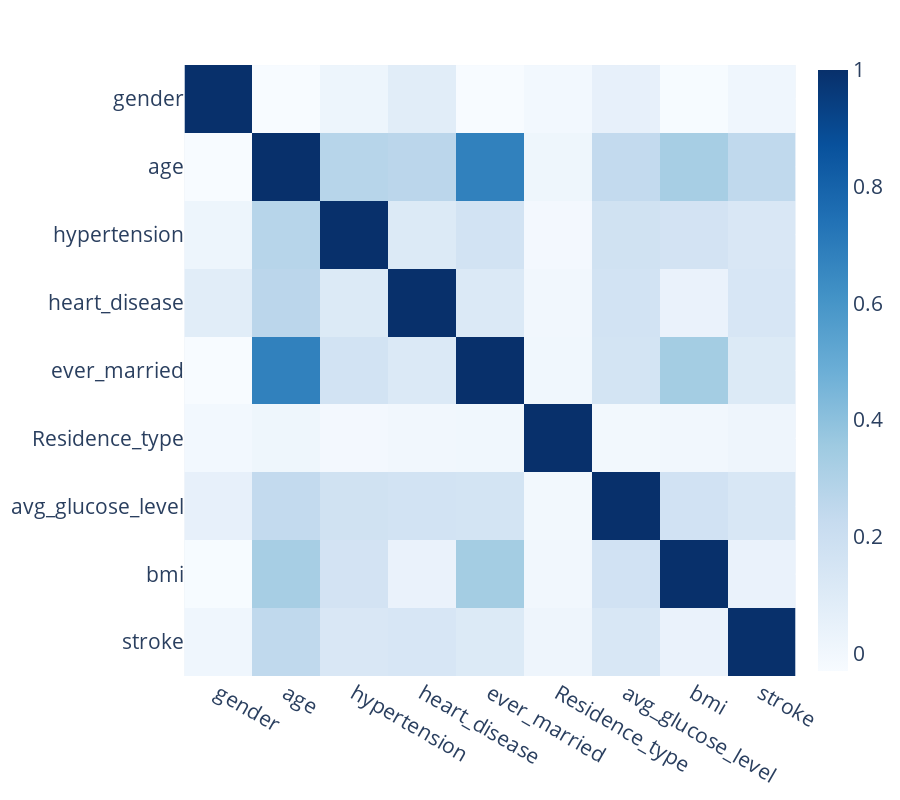

Notebook code cell kept with this figure:
### Markdown cell above
Correlation

### Code cell
fig = px.imshow(data[['gender', 'age', 'hypertension', 'heart_disease', 'ever_married', 'Residence_type', 'avg_glucose_level', 'bmi', 'stroke']].corr(), color_continuous_scale='Blues')

fig.update_layout(height=800, font=dict(size=21))
fig.show()

### Figure 1 — Plotly figure (JSON) as saved in the notebook; plotly's stock layout.template omitted (floating-point values rounded to 4 significant figures)
{"data": [{"coloraxis": "coloraxis", "hovertemplate": "x: %{x}<br>y: %{y}<br>color: %{z}<extra></extra>", "name": "0", "type": "heatmap", "x": ["gender", "age", "hypertension", "heart_disease", "ever_married", "Residence_type", "avg_glucose_level", "bmi", "stroke"], "xaxis": "x", "y": ["gender", "age", "hypertension", "heart_disease", "ever_married", "Residence_type", "avg_glucose_level", "bmi", "stroke"], "yaxis": "y", "z": [[1, -0.02785, 0.02122, 0.08568, -0.03017, -0.006105, 0.05472, -0.02674, 0.009081], [-0.02785, 1, 0.2763, 0.2636, 0.6791, 0.01402, 0.2382, 0.3262, 0.2451], [0.02122, 0.2763, 1, 0.1083, 0.1642, -0.00798, 0.1745, 0.1601, 0.1279], [0.08568, 0.2636, 0.1083, 1, 0.1146, 0.003045, 0.1619, 0.03862, 0.1349], [-0.03017, 0.6791, 0.1642, 0.1146, 1, 0.005988, 0.1553, 0.3354, 0.1083], [-0.006105, 0.01402, -0.00798, 0.003045, 0.005988, 1, -0.004783, -0.000236, 0.01541], [0.05472, 0.2382, 0.1745, 0.1619, 0.1553, -0.004783, 1, 0.1688, 0.132], [-0.02674, 0.3262, 0.1601, 0.03862, 0.3354, -0.000236, 0.1688, 1, 0.03884], [0.009081, 0.2451, 0.1279, 0.1349, 0.1083, 0.01541, 0.132, 0.03884, 1]]}], "layout": {"coloraxis": {"colorscale": [[0, "rgb(247,251,255)"], [0.125, "rgb(222,235,247)"], [0.25, "rgb(198,219,239)"], [0.375, "rgb(158,202,225)"], [0.5, "rgb(107,174,214)"], [0.625, "rgb(66,146,198)"], [0.75, "rgb(33,113,181)"], [0.875, "rgb(8,81,156)"], [1, "rgb(8,48,107)"]]}, "font": {"size": 21}, "height": 800, "margin": {"t": 60}, "xaxis": {"anchor": "y", "constrain": "domain", "domain": [0, 1], "scaleanchor": "y"}, "yaxis": {"anchor": "x", "autorange": "reversed", "constrain": "domain", "domain": [0, 1]}}}
